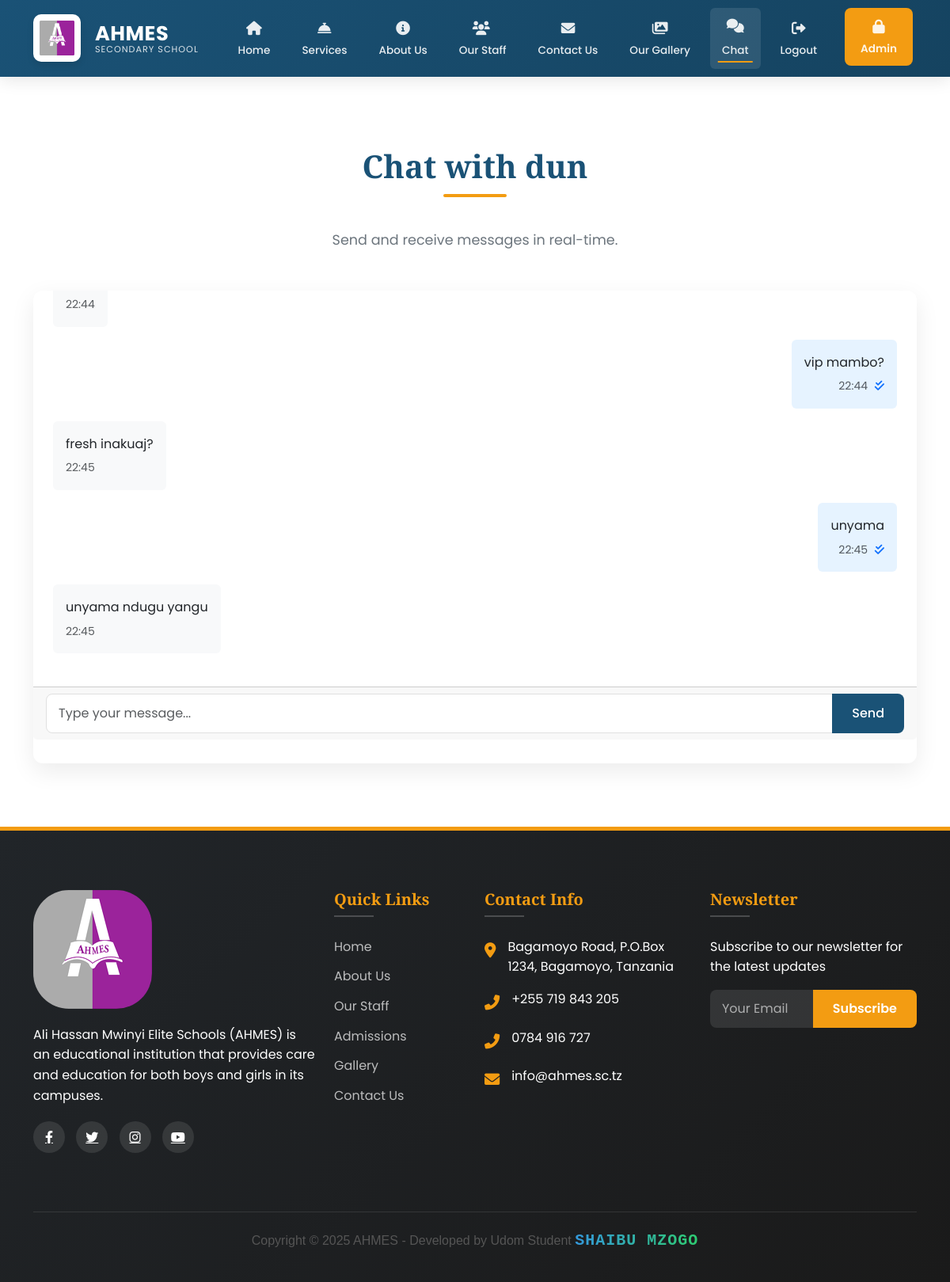
Page /chat/5/ (signed in) on the committed database.
### main/models.py (models this page shows, shortened)
class User(AbstractUser):
    is_admin = models.BooleanField(default=False)
    is_staff_member = models.BooleanField(default=False)
    groups = models.ManyToManyField(
        Group,
        verbose_name=_('groups'),
        blank=True,
        help_text=_(
            'The groups this user belongs to. A user will get all permissions '
            'granted to each of their groups.'
        ),
        related_name="custom_user_set",
        related_query_name="user",
    )
    user_permissions = models.ManyToManyField(
        Permission,
        verbose_name=_('user permissions'),
        blank=True,
        help_text=_('Specific permissions for this user.'),
        related_name="custom_user_set",
        related_query_name="user",
    )
    class Meta:
        swappable = 'AUTH_USER_MODEL'
        db_table = 'auth_user'

class Message(models.Model):
    conversation = models.ForeignKey(Conversation, on_delete=models.CASCADE, related_name='messages')
    sender = models.ForeignKey(User, on_delete=models.CASCADE)
    content = models.TextField()
    timestamp = models.DateTimeField(auto_now_add=True)
    is_read = models.BooleanField(default=False)
    read_at = models.DateTimeField(null=True, blank=True)
    class Meta:
        ordering = ['timestamp']

### main/views.py (the view, shortened to what this page needs)
# urls.py: path('chat/<int:conversation_id>/', chat, name='chat'),
@login_required
def chat(request, conversation_id):
    conversation = get_object_or_404(
        Conversation.objects.prefetch_related('participants', 'messages__sender'),
        id=conversation_id,
        participants=request.user
    )
    unread_messages = conversation.messages.filter(
        is_read=False
    ).exclude(
        sender=request.user
    )
    if unread_messages.exists():
        unread_messages.update(is_read=True, read_at=timezone.now())
    return render(request, 'chat/chat.html', {
        'conversation': conversation,
        'form': MessageForm(),
        'other_user': conversation.participants.exclude(id=request.user.id).first(),
    })

### main/forms.py
class MessageForm(forms.ModelForm):
    class Meta:
        model = Message
        fields = ['content']
        widgets = {
            'content': forms.Textarea(attrs={
                'rows': 3,
                'placeholder': 'Type your message...'
            })
        }

### main/context_processors.py (called while the page is built)
def admin_counts(request):
    if request.user.is_authenticated and request.user.is_admin:
        return {
            'pending_comments': Comment.objects.filter(is_approved=False).count(),
            'gallery_count': Gallery.objects.count(),
        }
    return {}

### main/templates/chat/chat.html (shortened to what this page needs)
{% extends 'main/base.html' %}
{% block content %}
<section class="section">
  <div class="container">
    <h2 class="section-title">Chat with {{ other_user.username }}</h2>
    <p class="section-subtitle">Send and receive messages in real-time.</p>
    <div class="row">
      <div class="col-12">
        <div class="card" data-aos="fade-up">
          <div class="card-body" id="messageContainer" style="max-height: 500px; overflow-y: auto;">
            {% for message in conversation.messages.all %}
              <div class="mb-3 {% if message.sender == request.user %}text-end{% else %}text-start{% endif %}" id="message-{{ message.id }}" data-sender-id="{{ message.sender.id }}">
                <div class="d-inline-block p-3 rounded" style="background: {% if message.sender == request.user %}#e6f3ff{% else %}#f8f9fa{% endif %}; max-width: 70%;">
                  <p class="mb-1">{{ message.content }}</p>
                  <small class="text-muted">
                    {{ message.timestamp|time:"H:i" }}
                    {% if message.sender == request.user %}
                      <span class="read-status" data-message-id="{{ message.id }}">
                        {% if message.is_read %}
                          <i class="fas fa-check-double text-primary" title="Read"></i>
                        {% else %}
                          <i class="fas fa-check text-muted" title="Sent"></i>
                        {% endif %}
                      </span>
                    {% endif %}
                  </small>
                </div>
              </div>
            {% endfor %}
          </div>
          <div class="card-footer">
            <form method="post" action="{% url 'chat' conversation.id %}" id="messageForm">
              <div class="input-group">
                <input type="text" name="content" class="form-control" placeholder="Type your message..." required id="messageInput">
                <button type="submit" class="btn btn-primary">Send</button>
              </div>
            </form>
          </div>
        </div>
      </div>
    </div>
  </div>
</section>
{% endblock %}
{% block extra_js %}
<link rel="stylesheet" href="https://cdnjs.cloudflare.com/ajax/libs/font-awesome/6.0.0/css/all.min.css">
{% endblock %}

### main/templates/main/base.html (style rules this page uses)
:root { --primary-color: #1a5276; --primary-dark: #154360; --secondary-color: #f39c12; --secondary-dark: #e67e22; --light-color: #f8f9fa; --dark-color: #212529; --text-color: #333; --text-light: #6c757d; --white: #ffffff; --transition: all 0.3s ease; }
body { font-family: "Poppins", sans-serif; color: var(--text-color); position: relative; padding-top: 80px; line-height: 1.6; }
h1, h2, h3, h4, h5, h6 { font-family: "Playfair Display", serif; font-weight: 600; }
.section { padding: 80px 0; position: relative; }
.section-title { color: var(--primary-color); position: relative; padding-bottom: 15px; margin-bottom: 40px; text-align: center; font-size: 2.5rem; }
.section-title::after { content: ""; position: absolute; bottom: 0; left: 50%; transform: translateX(-50%); width: 80px; height: 4px; background-color: var(--secondary-color); border-radius: 2px; }
.section-subtitle { color: var(--text-light); text-align: center; max-width: 700px; margin: 0 auto 50px; font-size: 1.1rem; }
.card { border: none; border-radius: 12px; box-shadow: 0 10px 30px rgba(0, 0, 0, 0.08); transition: var(--transition); margin-bottom: 30px; height: 100%; overflow: hidden; }
.card-body { padding: 25px; }
.btn { padding: 10px 25px; border-radius: 8px; font-weight: 500; transition: var(--transition); border: none; }
.btn-primary { background-color: var(--primary-color); border-color: var(--primary-color); }
.form-control { padding: 12px 15px; border-radius: 8px; border: 1px solid #e0e0e0; transition: var(--transition); }

### main/templates/chat/chat.html (style rules this page uses)
.read-status i { margin-left: 5px; }

### rows in the picture
Message: timestamp "22:44"
Message: content "vip mambo?", timestamp "22:44", is_read True (drawn)
Message: content "fresh inakuaj?", timestamp "22:45"
Message: content "unyama", timestamp "22:45", is_read True (drawn)
Message: content "unyama ndugu yangu", timestamp "22:45"

### other values in the picture
{{ other_user.username }} "dun"
